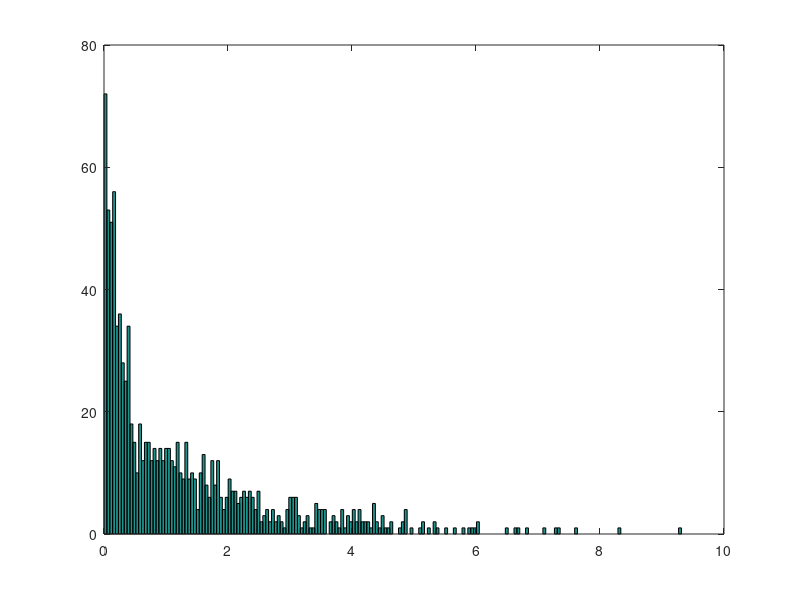

Source code (MATLAB):
close all;
%plot(0:0.1:15,exppdf(0:0.1:15,1))
%figure;
##hist(rande(1,1000)+rande(1,1000)+rande(1,1000)+rande(1,1000)+rande(1,1000),100)
pop=zeros(1,1000);
for i=1:1000
  dice = rand;
  if(dice < 0.4)
    pop(i) = log(rand)/(-4);
  else
    pop(i) = log(rand)/(-1) + log(rand)/(-1);% + log(rand)/(-1);
  endif
endfor
hist(pop,200)